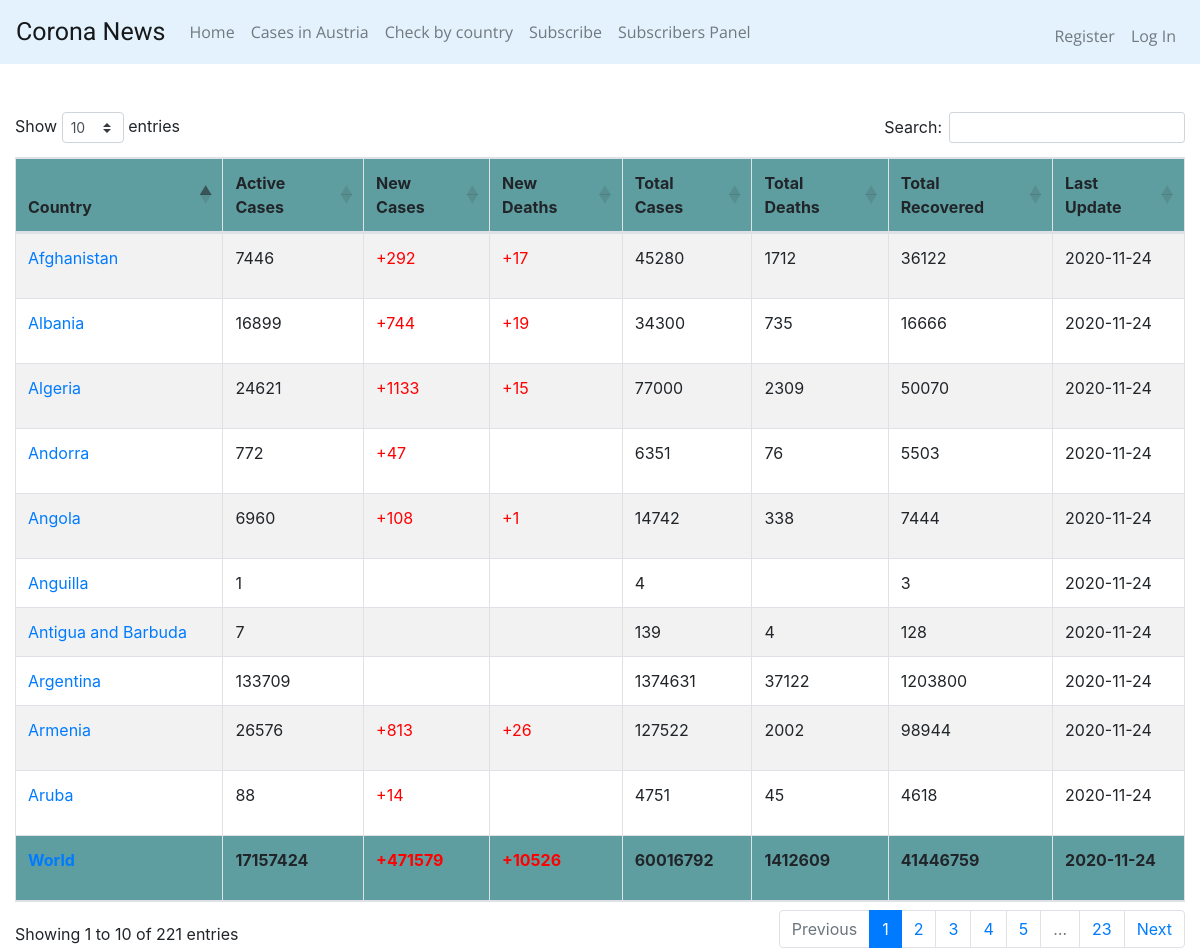
The page /casesWorld on the database as committed earlier.
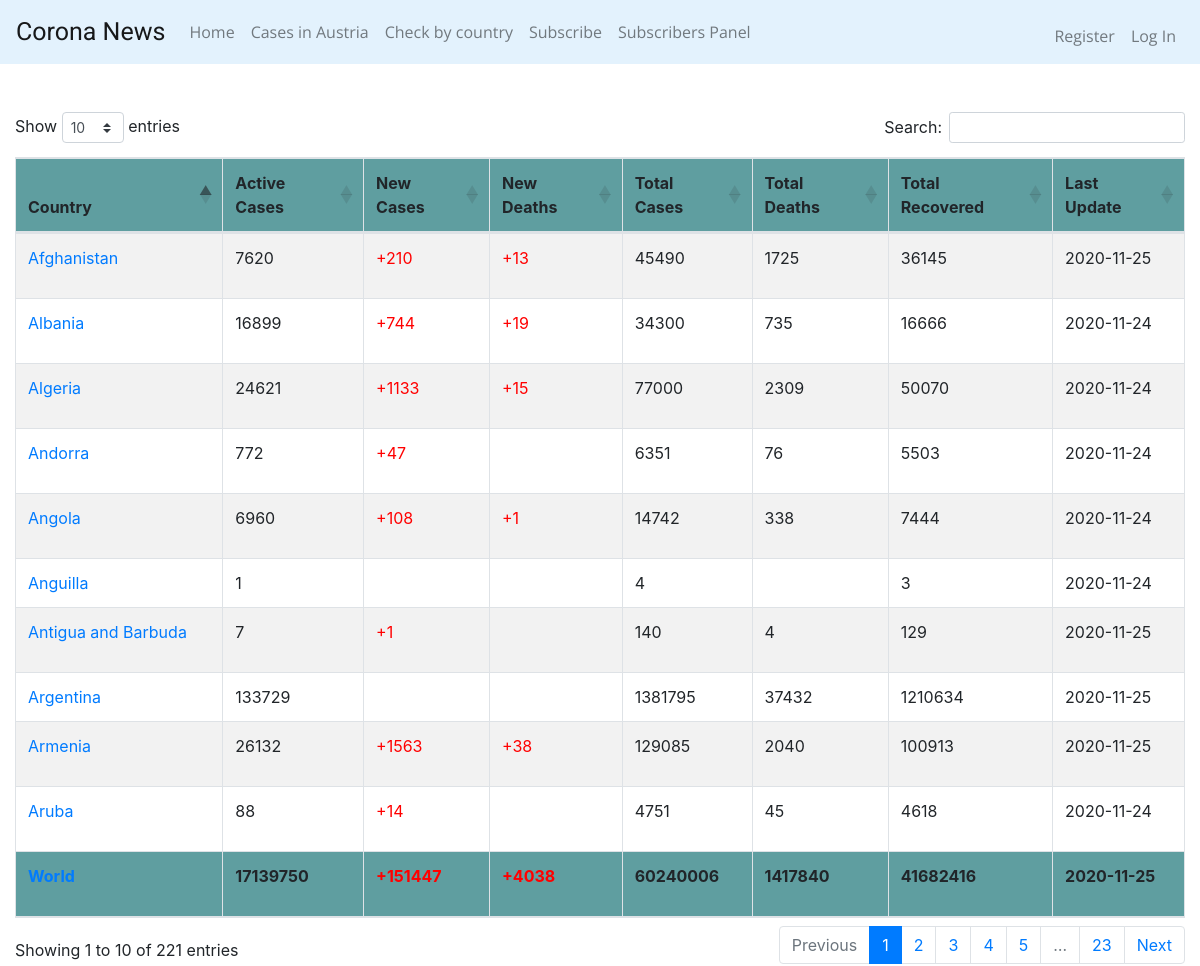
The same page on the database as committed later.
### tables this page shows
CREATE TABLE casesWorld (id INTEGER PRIMARY KEY AUTOINCREMENT NOT NULL, country TEXT, active INTEGER, new INTEGER, deaths INTEGER, totalCases INTEGER, totalDeaths INTEGER, totalRecovered INTEGER, date date);

### app.py (the view)
@app.route("/casesWorld")
def casesWorld():
    tblCasesWorld = "casesWorld"
    tableValues = {}
    totalCases = {}
    tableValues = select_cases(tblCasesWorld)
    totalCases = select_cases_where_country(tblCasesWorld, "World")
    return render_template('casesWorld.html', casesWorld=tableValues, totalCases=totalCases)

### app.py (called while the page is built)
@app.after_request
def after_request(response):
    response.headers["Cache-Control"] = "no-cache, no-store, must-revalidate"
    response.headers["Expires"] = 0
    response.headers["Pragma"] = "no-cache"
    return response

### coronaCasesDAO.py (called while the page is built)
def select_cases(tableName):
    conn = connect_to_db()
    conn.row_factory = dict_factory
    cursor = conn.cursor()
    format_str = """SELECT country, active, new, deaths, totalCases, totalDeaths, totalRecovered, date FROM "{table}";"""
    sql_command = format_str.format(table=tableName)
    cursor.execute(sql_command)
    result = cursor.fetchall()
    conn.close()
    return result

def select_cases_where_country(tableName, country):
    conn = connect_to_db()
    conn.row_factory = dict_factory
    cursor = conn.cursor()
    format_str = """SELECT country, active, new, deaths, totalCases, totalDeaths, totalRecovered, date FROM "{table}" WHERE country="{countryName}";"""
    sql_command = format_str.format(table=tableName, countryName=country)
    cursor.execute(sql_command)
    result = cursor.fetchall()
    conn.close()
    return result

### helpers.py (called while the page is built)
def connect_to_db():
    conn = sqlite3.connect('coronaDatabase.db')
    return conn

def dict_factory(cursor, row):
    d = {}
    for idx, col in enumerate(cursor.description):
        d[col[0]] = row[idx]
    return d

### templates/casesWorld.html (shortened to what this page needs)
{% extends "layout.html" %}
{% block headSergiu %}
    <link href="https://cdn.datatables.net/1.10.22/css/dataTables.bootstrap4.min.css" rel="stylesheet">
{% endblock %}
{% block main %}
    <div class="col">
        <br>
        <table id="example" class="table table-striped table-bordered" style="width:100%">
            <thead>
                <tr style="background-color:cadetblue">
                    <th>Country</th>
                    <th>Active Cases</th>
                    <th>New Cases</th>
                    <th>New Deaths</th>
                    <th>Total Cases</th>
                    <th>Total Deaths</th>
                    <th>Total Recovered</th>
                    <th>Last Update</th>
                </tr>
            </thead>
            <tfoot>
                {% for dict_item in totalCases %}
                <tr style="background-color: cadetblue; font-weight: bold;">
                    <td >
                        {% set country = dict_item.get("country") %}
                        <a href="/history/{{ country }}" target="_blank">{{ country }}</a>
                    </td>
                    <td>
                        {{dict_item.get("active")}}
                    </td>
                    <td style="color:red;">
                        {% set new = dict_item.get("new") %}
                        {% if new != "" %}
                            <p>+{{ new }}</p>
                        {% else %}
                            <p></p>
                        {% endif %}
                    </td>
                    <td style="color:red;">
                        {% set deaths = dict_item.get("deaths") %}
                        {% if deaths != "" %}
                            <p>+{{ deaths }}</p>
                        {% else %}
                            <p></p>
                        {% endif %}
                    </td>
                    <td>
                        {{dict_item.get("totalCases")}}
                    </td>
                    <td>
                        {{dict_item.get("totalDeaths")}}
                    </td>
                    <td>
                        {{dict_item.get("totalRecovered")}}
                    </td>
                    <td>
                        {{dict_item.get("date")}}
                    </td>
                </tr>
                {% endfor %}
            </tfoot>
            <tbody>
            {% for dict_item in casesWorld %}
                <tr>
                        <td>
                            {% set country = dict_item.get("country") %}
                            <a href="/history/{{ country }}">{{ country }}</a>
                        </td>
                        <td>
                            {{dict_item.get("active")}}
                        </td>
                        <td style="color: red;">
                            {% set new = dict_item.get("new") %}
                            {% if new != "" %}
                                <p>+{{ new }}</p>
                            {% else %}
                                <p></p>
                            {% endif %}
                        </td>
                        <td style="color: red;">
                            {% set deaths = dict_item.get("deaths") %}
                            {% if deaths != "" %}
                                <p>+{{ deaths }}</p>
                            {% else %}
                                <p></p>
                            {% endif %}
                        </td>
                        <td>
                            {{dict_item.get("totalCases")}}
                        </td>
                        <td>
                            {{dict_item.get("totalDeaths")}}
                        </td>
                        <td>
                            {{dict_item.get("totalRecovered")}}
                        </td>
                        <td>
                            {{dict_item.get("date")}}
                        </td>
                </tr>
            {% endfor %}
            </tbody>
        </table>
    </div>
{% endblock %}

### templates/layout.html (shortened to what this page needs)
<!DOCTYPE html>
<html lang="en">
<head>
    <link href="https://cdnjs.cloudflare.com/ajax/libs/twitter-bootstrap/4.5.2/css/bootstrap.css" rel="stylesheet">
    {% block headSergiu %}{% endblock %}
</head>
<body>
    <nav class="navbar sticky-top navbar-expand-lg navbar-light" style="background-color: #e3f2fd;">
      <a class="navbar-brand" style="font-family: 'Roboto', sans-serif; font-size: 25px;" href="/">Corona News</a>
      <div class="collapse navbar-collapse" style="font-family: 'Open Sans', sans-serif;" id="navbarSupportedContent">
        {% if session.user_id %}
          <ul class="navbar-nav mr-auto">
            <li class="nav-item">
              <a class="nav-link" href="/">Home <span class="sr-only">(current)</span></a>
            </li>
            <li class="nav-item">
              <a class="nav-link" href="/casesInAustria">Cases in Austria</a>
            </li>
            <li class="nav-item">
              <a class="nav-link" href="/casesWorld">Check by country</a>
            </li>
            <li class="nav-item">
              <a class="nav-link" href="/subscription">Subscribe</a>
            </li>
            <li class="nav-item">
              <a class="nav-link" href="/usersTable">Subscribers Panel</a>
            </li>
          </ul>
            <ul class="navbar-nav ml-auto mt-2">
              <li class="nav-item"><a class="nav-link" href="/logout">Log Out</a></li>
          </ul>
        {% else %}
        <ul class="navbar-nav mr-auto">
          <li class="nav-item">
            <a class="nav-link" href="/">Home <span class="sr-only">(current)</span></a>
          </li>
          <li class="nav-item">
            <a class="nav-link" href="/casesInAustria">Cases in Austria</a>
          </li>
          <li class="nav-item">
            <a class="nav-link" href="/casesWorld">Check by country</a>
          </li>
          <li class="nav-item">
            <a class="nav-link" href="/subscription">Subscribe</a>
          </li>
          <li class="nav-item">
            <a class="nav-link" href="/usersTable">Subscribers Panel</a>
          </li>
        </ul>
          <ul class="navbar-nav ml-auto mt-2">
            <li class="nav-item"><a class="nav-link" href="/register">Register</a></li>
            <li class="nav-item"><a class="nav-link" href="/login">Log In</a></li>
        </ul>
        {% endif %}
      </div>
    </nav>
<br />
{% block main %}{% endblock %}
</body>
</html>

Rows that differ between the two databases and show on the page:
changed casesWorld "World": get "17157424" → "17139750"; new "471579" → "151447"; deaths "10526" → "4038"; get "60016792" → "60240006"; get "1412609" → "1417840"; get "41446759" → "41682416"; get "2020-11-24" → "2020-11-25"
changed casesWorld "Argentina": get "133709" → "133729"; get "1374631" → "1381795"; get "37122" → "37432"; get "1203800" → "1210634"; get "2020-11-24" → "2020-11-25"
changed casesWorld "Armenia": get "26576" → "26132"; new "813" → "1563"; deaths "26" → "38"; get "127522" → "129085"; get "2002" → "2040"; get "98944" → "100913"; get "2020-11-24" → "2020-11-25"
changed casesWorld "Afghanistan": get "7446" → "7620"; new "292" → "210"; deaths "17" → "13"; get "45280" → "45490"; get "1712" → "1725"; get "36122" → "36145"; get "2020-11-24" → "2020-11-25"
changed casesWorld "Antigua and Barbuda": new (not shown) → "1"; get "139" → "140"; get "128" → "129"; get "2020-11-24" → "2020-11-25"
